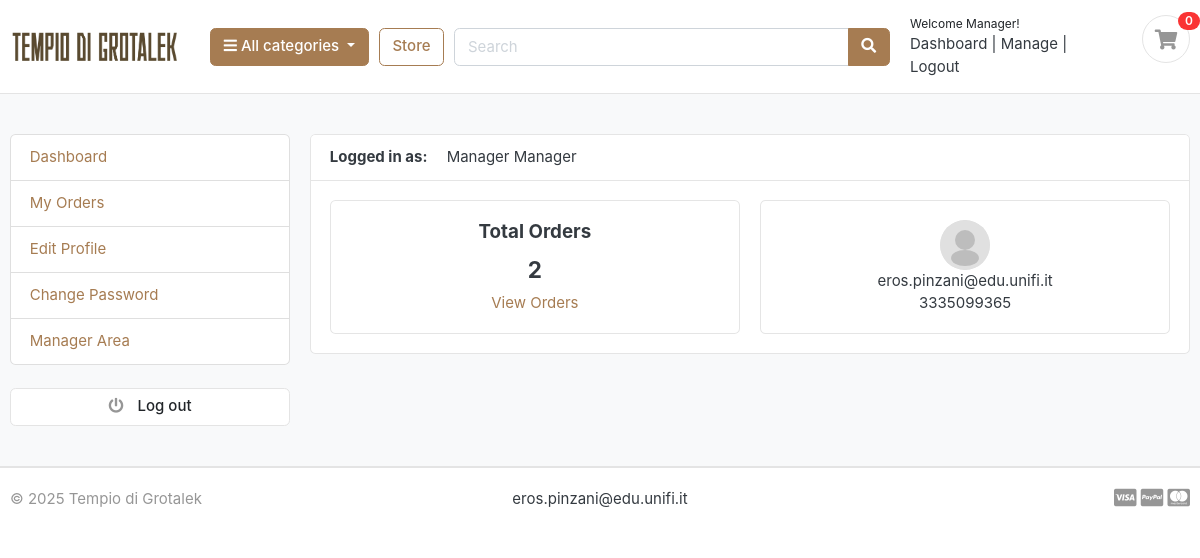
Screenshot of /accounts/dashboard/ (signed in) with the database file from the repository.
### Accounts/models.py (models this page shows, shortened)
class Account(AbstractBaseUser):
    first_name = models.CharField(max_length=50)
    last_name = models.CharField(max_length=50)
    username = models.CharField(max_length=50, unique=True)
    email = models.EmailField(max_length=100, unique=True)
    phone_number = models.CharField(max_length=50)
    date_joined = models.DateTimeField(auto_now_add=True)
    last_login = models.DateTimeField(auto_now_add=True)
    is_admin = models.BooleanField(default=False)
    is_staff = models.BooleanField(default=False)
    is_active = models.BooleanField(default=False)
    is_superadmin = models.BooleanField(default=False)
    is_manager = models.BooleanField(default=False)  # True se utente è manager
    USERNAME_FIELD = 'email'
    REQUIRED_FIELDS = ['username', 'first_name', 'last_name']
    objects = MyAccountManager()

### Accounts/views.py (the view)
# urls.py: path('dashboard/', views.dashboard, name='dashboard'),
@login_required(login_url='login')
def dashboard(request):
    orders = Order.objects.order_by('-created_at').filter(user_id=request.user.id, is_ordered=True)
    orders_count = orders.count()
    userprofile = get_object_or_404(UserProfile, user=request.user)
    context = {
        'orders_count': orders_count,
        'userprofile': userprofile,
    }
    return render(request, 'accounts/dashboard.html', context)

### Carts/context_processors.py (called while the page is built)
def counter(request):
    cart_count = 0
    if 'admin' in request.path:
        return {}
    else:
        try:
            cart = Cart.objects.filter(cart_id=_cart_id(request))
            if request.user.is_authenticated:
                cart_items = CartItem.objects.all().filter(user=request.user)
            else:
                cart_items = CartItem.objects.all().filter(cart=cart[:1])
            for cart_item in cart_items:
                cart_count += cart_item.quantity
        except Cart.DoesNotExist:
            cart_count = 0
    return dict(cart_count=cart_count)

### Carts/views.py (called while the page is built)
def _cart_id(request):
    cart = request.session.session_key
    if not cart:
        cart = request.session.create()
    return cart

### Category/context_processors.py (called while the page is built)
def menu_links(request):
    links = Category.objects.all()
    return dict(links=links)

### Category/models.py (called while the page is built)
    def get_url(self):
        return reverse('products_by_category', args=[self.slug])

### templates/accounts/dashboard.html (shortened to what this page needs)
{% extends 'base.html' %}
{% block content %}
    <section class="section-conten padding-y bg">
        <div class="container">
            <div class="row">
                {% include 'includes/dashboard_sidebar.html' %}
                <main class="col-md-9">
                    <article class="card">
                        <header class="card-header">
                            <strong class="d-inline-block mr-3">Logged in as:</strong>
                            <span>{{ user.first_name }} {{ user.last_name }}</span>
                        </header>
                        <div class="card-body">
                            <div class="row">
                                <div class="col-md-6">
                                    <div class="card" style="text-align: center;">
                                        <div class="card-body">
                                            <h5 class="card-title">Total Orders</h5>
                                            <h4>{{ orders_count }}</h4>
                                            <a href="{% url 'my_orders' %}">View Orders</a>
                                        </div>
                                    </div>
                                </div>
                                <div class="col-md-6">
                                    <div class="card" style="text-align: center;">
                                        <div class="card-body">
                                            {% if userprofile.profile_picture and userprofile.profile_picture.url %}
                                                <img src="{{ userprofile.profile_picture.url }}"
                                                     alt="User Profile Picture" width="50" height="50"
                                                     style="border-radius:50%">
                                            {% else %}
                                                <svg width="50" height="50" viewBox="0 0 50 50" fill="none" xmlns="http://www.w3.org/2000/svg" style="border-radius:50%; background:#e0e0e0;">
                                                    <circle cx="25" cy="25" r="25" fill="#e0e0e0"/>
                                                    <circle cx="25" cy="20" r="10" fill="#bdbdbd"/>
                                                    <ellipse cx="25" cy="38" rx="14" ry="8" fill="#bdbdbd"/>
                                                </svg>
                                            {% endif %}
                                            <p class="mb-0">{{ user.email }}</p>
                                            <p>{{ user.phone_number }}</p>
                                        </div>
                                    </div>
                                </div>
                            </div>
                        </div>
                    </article>
                </main>
            </div>
        </div>
    </section>
{% endblock %}

### templates/includes/navbar.html (shortened to what this page needs)
{% load static %}
<header class="section-header">
    <section class="header-main border-bottom navbar-texture">
        <div class="container">
            <div class="row align-items-center">
                <div class="col-lg-2 col-md-3 col-6">
                    <a href="{% url 'home' %}" class="brand-wrap">
                        <img class="logo" src="{% static '/images/Tempio_di_Grotalek.png' %}" alt="Logo">
                    </a>
                </div>
                <div class="col-lg col-sm col-md col-6 flex-grow-0">
                    <div class="category-wrap dropdown d-inline-block float-right">
                        <button type="button" class="btn btn-primary dropdown-toggle" data-toggle="dropdown">
                            <i class="fa fa-bars"></i> All categories
                        </button>
                    </div>
                </div>
                <a href="{% url 'store' %}" class="btn btn-outline-primary">Store</a>
                <div class="col-lg  col-md-6 col-sm-12 col">
                    <form action="{% url 'search' %}" class="search" method='GET'>
                        <div class="input-group w-100">
                            <input type="text" class="form-control" style="width:60%;" placeholder="Search"
                                   name="keyword">
                            <div class="input-group-append">
                                <button class="btn btn-primary" type="submit">
                                    <i class="fa fa-search"></i>
                                </button>
                            </div>
                        </div>
                    </form>
                </div>
                <div class="col-lg-3 col-sm-6 col-8 order-2 order-lg-3">
                    <div class="d-flex justify-content-end mb-3 mb-lg-0">
                        {% if user.id is None %}
                            <div class="widget-header">
                                <small class="title text-dark">Welcome guest!</small>
                                <div>
                                    <a href="{% url 'login' %}">Sign in</a> <span class="dark-transp"> | </span>
                                    <a href="{% url 'register' %}"> Register</a>
                                </div>
                            </div>
                        {% else %}
                            <div class="widget-header">
                                <small class="title text-dark">Welcome {{ user.first_name }}!</small>
                                <div>
                                    <a href="{% url 'dashboard' %}">Dashboard</a> <span class="dark-transp"> | </span>
                                    {% if user.is_manager %}
                                        <a href="{% url 'manager_dashboard' %}">Manage</a> <span class="dark-transp"> | </span>
                                    {% endif %}
                                    <a href="{% url 'logout' %}"> Logout</a>
                                </div>
                            </div>
                        {% endif %}
                        <a href="{% url 'cart' %}" class="widget-header pl-3 ml-3">
                            <div class="icon icon-sm rounded-circle border"><i class="fa fa-shopping-cart"></i></div>
                            <span class="badge badge-pill badge-danger notify">{{ cart_count }}</span>
                        </a>
                    </div>
                </div>
            </div>
        </div>
    </section>
</header>

### Ecommerce/static/css/ui.css (style rules this page uses)
html { font-family: "Inter", sans-serif; font-size: 15px; }
.icon-xs, .icon-sm, .icon-md, .icon-lg { display: inline-block; text-align: center; flex-shrink: 0; flex-grow: 0; }
.icon-sm { width: 48px; height: 48px; line-height: 48px !important; font-size: 20px; }
.padding-y { padding-top: 40px; padding-bottom: 40px; }
article:after, .form-group:after { display: block; clear: both; content: ""; }
.bg { background-color: #f8f9fa; }
p:last-child { margin-bottom: 0; }
.header-main { position: relative; padding-top: 1rem; padding-bottom: 1rem; }
.brand-wrap .logo, .navbar-brand .logo { margin-right: 7px; max-height: 42px; display: inline-block; }
.widget-header { display: inline-block; vertical-align: middle; position: relative; }
.widget-header a { color: #343a40; }
.widget-header i { color: #969696; }
.widget-header .title { display: block; }
.widget-header .notify { position: absolute; top: -3px; right: -10px; }
.notify { position: absolute; top: -4px; right: -10px; display: inline-block; padding: 0.25em 0.6em; font-size: 12px; line-height: 1; text-align: center; border-radius: 3rem; color: #fff; background-color: #fa3434; }
.navbar-texture, .footer-texture { background-image: url('../images/navbar-bg.png'); background-size: cover; background-repeat: repeat; }

### rows the page displays
Account: first_name "Manager", last_name "Manager", email "eros.pinzani@edu.unifi.it", phone_number "3335099365"

### other values shown
{{ cart_count }} "0"
{{ orders_count }} "2"
